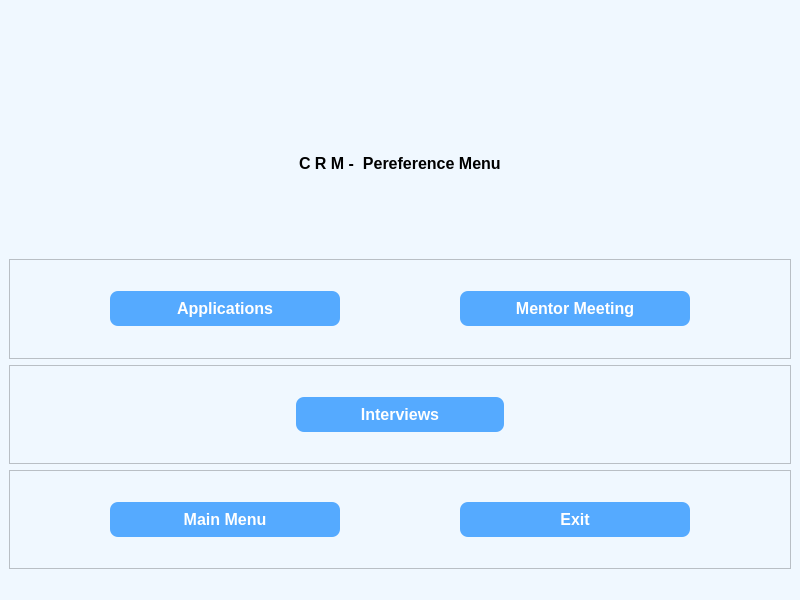
<?xml version="1.0" encoding="UTF-8"?>
<ui version="4.0">
 <class>PreferensAdmin</class>
 <widget class="QMainWindow" name="Preference_Menu">
  <property name="geometry">
   <rect>
    <x>0</x>
    <y>0</y>
    <width>800</width>
    <height>600</height>
   </rect>
  </property>
  <property name="windowTitle">
   <string>MainWindow</string>
  </property>
  <property name="styleSheet">
   <string notr="true">QWidget {
    background-color: #f0f8ff;
}

QPushButton {
    background-color: #4CAF50;
    color: white;
    border-radius: 8px;
    padding: 5px;
}

QPushButton:hover {
    background-color: #45a049;
}

QLineEdit {
    border: 2px solid #ccc;
    border-radius: 4px;
    padding: 4px;
    background-color: #ffffff;
}
</string>
  </property>
  <widget class="QWidget" name="centralwidget">
   <layout class="QVBoxLayout" name="verticalLayout">
    <item>
     <spacer name="verticalSpacer">
      <property name="orientation">
       <enum>Qt::Vertical</enum>
      </property>
      <property name="sizeType">
       <enum>QSizePolicy::Preferred</enum>
      </property>
      <property name="sizeHint" stdset="0">
       <size>
        <width>20</width>
        <height>40</height>
       </size>
      </property>
     </spacer>
    </item>
    <item>
     <widget class="QLabel" name="label">
      <property name="text">
       <string/>
      </property>
      <property name="pixmap">
       <pixmap>Icons/logo_vit_7_3.png</pixmap>
      </property>
      <property name="alignment">
       <set>Qt::AlignCenter</set>
      </property>
     </widget>
    </item>
    <item alignment="Qt::AlignHCenter">
     <widget class="QLabel" name="label_3">
      <property name="font">
       <font>
        <pointsize>12</pointsize>
        <weight>75</weight>
        <bold>true</bold>
       </font>
      </property>
      <property name="text">
       <string>C R M -  Pereference Menu</string>
      </property>
      <property name="alignment">
       <set>Qt::AlignLeading|Qt::AlignLeft|Qt::AlignTop</set>
      </property>
     </widget>
    </item>
    <item>
     <widget class="QFrame" name="frame_3">
      <property name="frameShape">
       <enum>QFrame::StyledPanel</enum>
      </property>
      <property name="frameShadow">
       <enum>QFrame::Raised</enum>
      </property>
      <layout class="QHBoxLayout" name="horizontalLayout_3" stretch="20,10,20">
       <property name="leftMargin">
        <number>100</number>
       </property>
       <property name="rightMargin">
        <number>100</number>
       </property>
       <item>
        <widget class="QPushButton" name="preference_menu_buton_applications">
         <property name="font">
          <font>
           <pointsize>12</pointsize>
           <weight>75</weight>
           <bold>true</bold>
          </font>
         </property>
         <property name="styleSheet">
          <string notr="true">QPushButton {
    background-color: #55aaff;
    color: white;
    border-radius: 8px;
    padding: 8px;
    font-weight: bold;
}

QPushButton:hover {
    background-color: #8263c6;
}

QPushButton:pressed {
    background-color: #594097;
}
</string>
         </property>
         <property name="text">
          <string>Applications</string>
         </property>
         <property name="icon">
          <iconset>
           <normaloff>Icons/preference_admin.png</normaloff>Icons/preference_admin.png</iconset>
         </property>
         <property name="iconSize">
          <size>
           <width>24</width>
           <height>24</height>
          </size>
         </property>
        </widget>
       </item>
       <item>
        <spacer name="horizontalSpacer_3">
         <property name="orientation">
          <enum>Qt::Horizontal</enum>
         </property>
         <property name="sizeHint" stdset="0">
          <size>
           <width>40</width>
           <height>20</height>
          </size>
         </property>
        </spacer>
       </item>
       <item>
        <widget class="QPushButton" name="preference_menu_buton_metor_meeting">
         <property name="font">
          <font>
           <pointsize>12</pointsize>
           <weight>75</weight>
           <bold>true</bold>
          </font>
         </property>
         <property name="styleSheet">
          <string notr="true">QPushButton {
    background-color: #55aaff;
    color: white;
    border-radius: 8px;
    padding: 8px;
    font-weight: bold;
}

QPushButton:hover {
    background-color: #8263c6;
}

QPushButton:pressed {
    background-color: #594097;
}
</string>
         </property>
         <property name="text">
          <string>Mentor Meeting</string>
         </property>
         <property name="icon">
          <iconset>
           <normaloff>Icons/mentor_meeting.png</normaloff>Icons/mentor_meeting.png</iconset>
         </property>
         <property name="iconSize">
          <size>
           <width>32</width>
           <height>24</height>
          </size>
         </property>
        </widget>
       </item>
      </layout>
     </widget>
    </item>
    <item>
     <widget class="QFrame" name="frame_2">
      <property name="frameShape">
       <enum>QFrame::StyledPanel</enum>
      </property>
      <property name="frameShadow">
       <enum>QFrame::Raised</enum>
      </property>
      <layout class="QHBoxLayout" name="horizontalLayout_2" stretch="20,15,20">
       <item>
        <spacer name="horizontalSpacer">
         <property name="orientation">
          <enum>Qt::Horizontal</enum>
         </property>
         <property name="sizeHint" stdset="0">
          <size>
           <width>91</width>
           <height>20</height>
          </size>
         </property>
        </spacer>
       </item>
       <item>
        <widget class="QPushButton" name="preference_menu_buton_interviews">
         <property name="font">
          <font>
           <pointsize>12</pointsize>
           <weight>75</weight>
           <bold>true</bold>
          </font>
         </property>
         <property name="styleSheet">
          <string notr="true">QPushButton {
    background-color: #55aaff;
    color: white;
    border-radius: 8px;
    padding: 8px;
    font-weight: bold;
}

QPushButton:hover {
    background-color: #8263c6;
}

QPushButton:pressed {
    background-color: #594097;
}
</string>
         </property>
         <property name="text">
          <string>Interviews</string>
         </property>
         <property name="icon">
          <iconset>
           <normaloff>Icons/interview.png</normaloff>Icons/interview.png</iconset>
         </property>
         <property name="iconSize">
          <size>
           <width>24</width>
           <height>24</height>
          </size>
         </property>
        </widget>
       </item>
       <item>
        <spacer name="horizontalSpacer_2">
         <property name="orientation">
          <enum>Qt::Horizontal</enum>
         </property>
         <property name="sizeHint" stdset="0">
          <size>
           <width>91</width>
           <height>20</height>
          </size>
         </property>
        </spacer>
       </item>
      </layout>
     </widget>
    </item>
    <item>
     <widget class="QFrame" name="frame">
      <property name="frameShape">
       <enum>QFrame::StyledPanel</enum>
      </property>
      <property name="frameShadow">
       <enum>QFrame::Raised</enum>
      </property>
      <layout class="QHBoxLayout" name="horizontalLayout" stretch="20,10,20">
       <property name="leftMargin">
        <number>100</number>
       </property>
       <property name="rightMargin">
        <number>100</number>
       </property>
       <item>
        <widget class="QPushButton" name="preference_menu_buton_main_menu">
         <property name="font">
          <font>
           <pointsize>12</pointsize>
           <weight>75</weight>
           <bold>true</bold>
          </font>
         </property>
         <property name="styleSheet">
          <string notr="true">QPushButton {
    background-color: #55aaff;
    color: white;
    border-radius: 8px;
    padding: 8px;
    font-weight: bold;
}

QPushButton:hover {
    background-color: #8263c6;
}

QPushButton:pressed {
    background-color: #594097;
}
</string>
         </property>
         <property name="text">
          <string>Main Menu</string>
         </property>
         <property name="icon">
          <iconset>
           <normaloff>Icons/main_menu.png</normaloff>Icons/main_menu.png</iconset>
         </property>
         <property name="iconSize">
          <size>
           <width>24</width>
           <height>24</height>
          </size>
         </property>
        </widget>
       </item>
       <item>
        <spacer name="horizontalSpacer_4">
         <property name="orientation">
          <enum>Qt::Horizontal</enum>
         </property>
         <property name="sizeHint" stdset="0">
          <size>
           <width>40</width>
           <height>20</height>
          </size>
         </property>
        </spacer>
       </item>
       <item>
        <widget class="QPushButton" name="preference_menu_buton_exit">
         <property name="font">
          <font>
           <pointsize>12</pointsize>
           <weight>75</weight>
           <bold>true</bold>
          </font>
         </property>
         <property name="styleSheet">
          <string notr="true">QPushButton {
    background-color: #55aaff;
    color: white;
    border-radius: 8px;
    padding: 8px;
    font-weight: bold;
}

QPushButton:hover {
    background-color: #8263c6;
}

QPushButton:pressed {
    background-color: #594097;
}
</string>
         </property>
         <property name="text">
          <string>Exit</string>
         </property>
         <property name="icon">
          <iconset>
           <normaloff>Icons/exit-icon.png</normaloff>Icons/exit-icon.png</iconset>
         </property>
         <property name="iconSize">
          <size>
           <width>24</width>
           <height>24</height>
          </size>
         </property>
        </widget>
       </item>
      </layout>
     </widget>
    </item>
   </layout>
  </widget>
  <widget class="QStatusBar" name="statusbar"/>
 </widget>
 <resources/>
 <connections/>
</ui>
